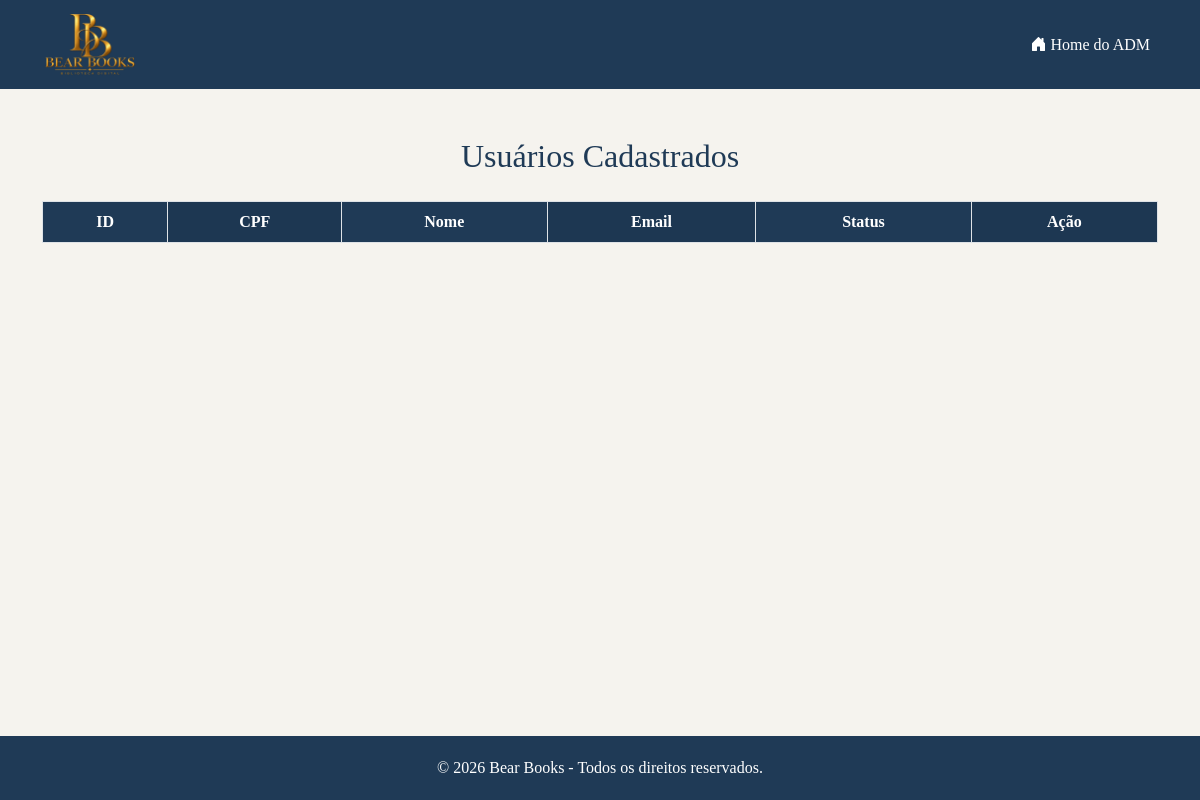
The page /administrador/usuarios/gerenciarUsuarios.php on the database as committed earlier.
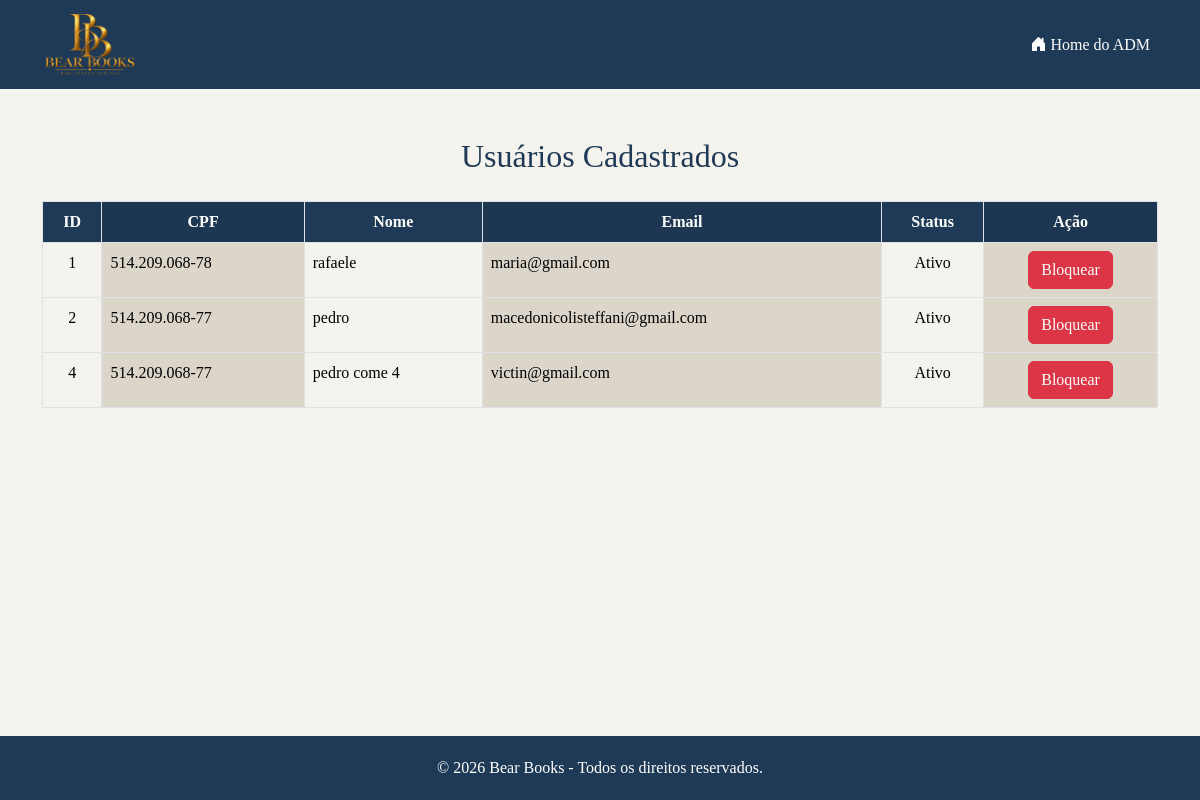
The same page on the database as committed later.
### tables this page shows
CREATE TABLE `usuario` (
  `id_user` int(5) NOT NULL,
  `cpf_user` varchar(20) DEFAULT NULL,
  `nome_user` varchar(200) DEFAULT NULL,
  `email_user` varchar(200) DEFAULT NULL,
  `senha_user` varchar(100) DEFAULT NULL,
  `status_user` varchar(20) NOT NULL DEFAULT 'Ativo',
  `foto_user` varchar(255) DEFAULT NULL
);

### administrador/usuarios/gerenciarUsuarios.php (the view, shortened to what this page needs)
<?php
include "../../ARQUIVOS/conexao.php";
$sql = "SELECT * FROM usuario";
$result = $conn->query($sql);
?>
<!DOCTYPE html>
<html lang="pt-br">
<head>
    <link href="https://cdn.jsdelivr.net/npm/bootstrap@5.3.8/dist/css/bootstrap.min.css" rel="stylesheet"
>
    <link rel="stylesheet" href="https://cdn.jsdelivr.net/npm/bootstrap-icons@1.13.1/font/bootstrap-icons.min.css">
    <link rel="stylesheet" href="../../css/style.css">
</head>
<body>
    <nav class="navbar navbar-expand-lg">
        <div class="container">
            <a class="navbar-brand" href="../menuAdministrador.php">
                <img src="../../ARQUIVOS/img/logo.png" class="me-3">
            </a>
            <div class="navbar-nav ms-auto">
                <a class="nav-link" href="../menuAdministrador.php">
                    <i class="bi bi-house-door-fill"></i>
                    Home do ADM
                </a>
            </div>
        </div>
    </nav>
    <div class="container mt-5 mb-5">
        <h2 class="titulo-pagina">Usuários Cadastrados</h2>
        <div class="table-responsive">
            <table class="table table-striped-columns table-bordered">
                <thead class="text-center">
                    <tr>
                        <th>ID</th>
                        <th>CPF</th>
                        <th>Nome</th>
                        <th>Email</th>
                        <th>Status</th>
                        <th>Ação</th>
                    </tr>
                </thead>
                <tbody>
                    <?php while ($row = $result->fetch_assoc()) { ?>
                        <tr>
                            <td class="text-center">
                                <?php echo $row['id_user']; ?>
                            </td>
                            <td>
                                <?php echo $row['cpf_user']; ?>
                            </td>
                            <td>
                                <?php echo $row['nome_user']; ?>
                            </td>
                            <td>
                                <?php echo $row['email_user']; ?>
                            </td>
                            <td class="text-center">
                                <?php echo $row['status_user']; ?>
                            </td>
                            <td class="text-center">
                                <?php if ($row['status_user'] == 'Ativo') { ?>
                                    <a href="bloquearUsuario.php?id_user=<?php echo $row['id_user']; ?>&status=Bloqueado"
                                        class="btn btn-danger">
                                        Bloquear
                                    </a>
                                <?php } ?>
                            </td>
                        </tr>
                    <?php } ?>
                </tbody>
            </table>
        </div>
    </div>
    <footer class="footer">
        <p class="mb-0">© 2026 Bear Books - Todos os direitos reservados.</p>
    </footer>
</body>
</html>

Rows that differ between the two databases and show on the page:
added usuario: id_user "1", cpf_user "514.209.068-78", nome_user "rafaele", email_user "maria@gmail.com", status_user "Ativo"
added usuario: id_user "2", cpf_user "514.209.068-77", nome_user "pedro", email_user "macedonicolisteffani@gmail.com", status_user "Ativo"
added usuario: id_user "4", cpf_user "514.209.068-77", nome_user "pedro come 4", email_user "victin@gmail.com", status_user "Ativo"
